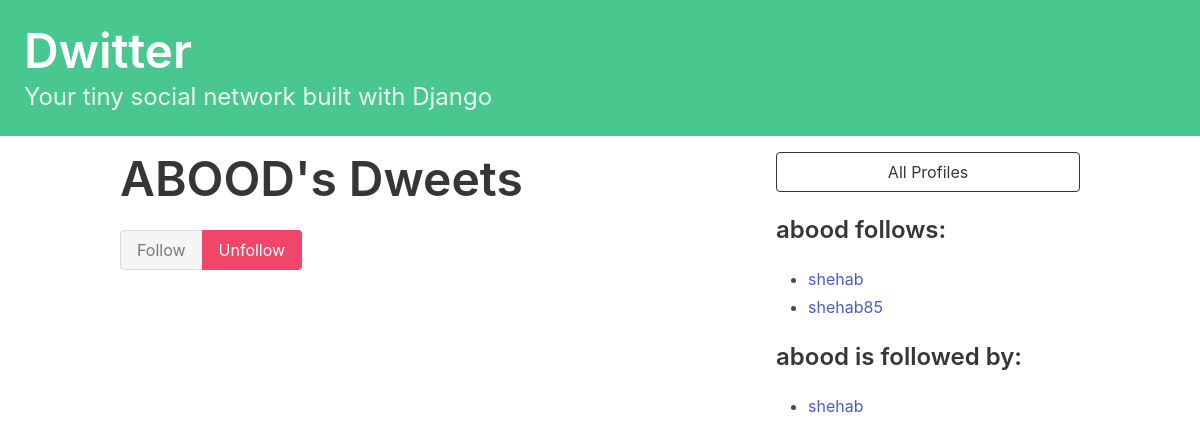
/profile/3 (signed in), run on the app's committed database.
### dwitterApp/models.py (models this page shows)
class Profile(models.Model):
    user = models.OneToOneField(User, on_delete=models.CASCADE)
    follows = models.ManyToManyField(
        "self",
        related_name="followed_by",
        symmetrical=False,
        blank=True
    )
    def __str__(self):
            return self.user.username

### dwitterApp/views.py (the view, shortened to what this page needs)
# urls.py: path('profile/<int:pk>', views.profile, name='profile')
def profile(request, pk):
    if not hasattr(request.user, 'profile'):
        missing_profile = Profile(user=request.user)
        missing_profile.save()
    profile = Profile.objects.get(pk=pk)
    return render(request,'dwitterApp/profile.html',{"profile":profile})

### dwitterApp/templates/dwitterApp/profile.html (shortened to what this page needs)
{% extends 'base.html' %}
{% block content %}
<div class="column">
    <div class="block">
        <h1 class="title is-1">
            {{profile.user.username|upper}}'s Dweets
        </h1>
    </div>
    <form method="post">
        <div class="buttons has-addons">
            {% if profile in user.profile.follows.all %}
            <button class="button is-success is-static">Follow</button>
            <button class="button is-danger" name="follow" value="unfollow">
                Unfollow
            </button>
            {% else %}
            <button class="button is-success" name="follow" value="follow">
                Follow
            </button>
            <button class="button is-danger is-static">Unfollow</button>
            {% endif %}
        </div>
    </form>
</div>
<div class="column is-one-third">
    <div class="block">
        <a href="{% url 'dwitterApp:profile_list' %}">
            <button class="button is-dark is-outlined is-fullwidth">
                All Profiles
            </button>
        </a>
    </div>
    <div class="block">
        <h3 class="title is-4">
            {{profile.user.username}} follows:
        </h3>
        <div class="content">
            <ul>
                {% for following in profile.follows.all %}
                <li>
                    <a href="{% url 'dwitterApp:profile' following.id %}">
                        {{ following }}
                    </a>
                </li>
                {% endfor %}
            </ul>
        </div>
    </div>
    <div class="block">
        <h3 class="title is-4">
            {{profile.user.username}} is followed by:
        </h3>
        <div class="content">
            <ul>
                {% for follower in profile.followed_by.all %}
                <li>
                    <a href="{% url 'dwitterApp:profile' follower.id %}">
                        {{ follower }}
                    </a>
                </li>
                {% endfor %}
            </ul>
        </div>
    </div>
</div>
{% endblock content %}

### data on the page
Profile: user.username "ABOOD", user.username "abood"
Profile: user.username "shehab"
Profile: user.username "shehab85"
